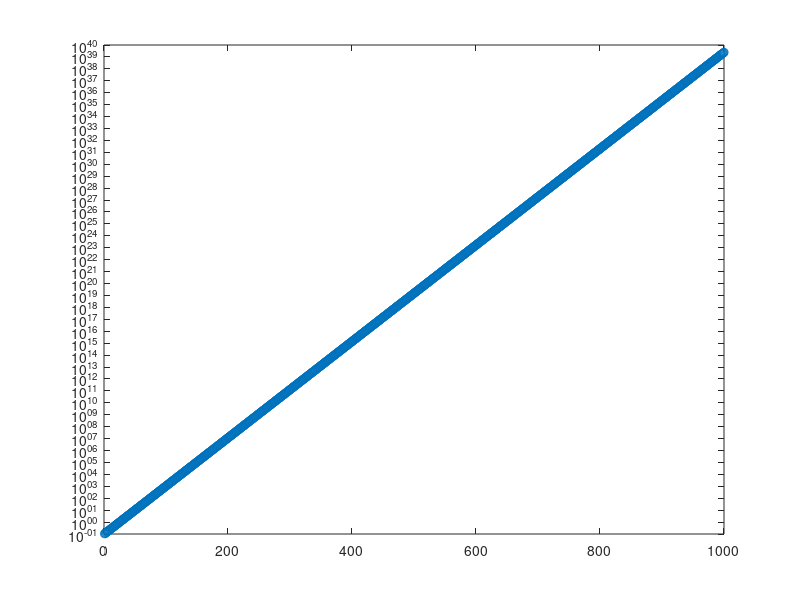

MATLAB code for this plot:
x = 1:1000
a = 0.09545484566618341
b = 0.46516870565536284/5
y = a.*exp(b*x)

figure;plot(x,y,'o'); set(gca, 'YScale', 'log')

sprintf("%f\n",y(26:120)*1000)